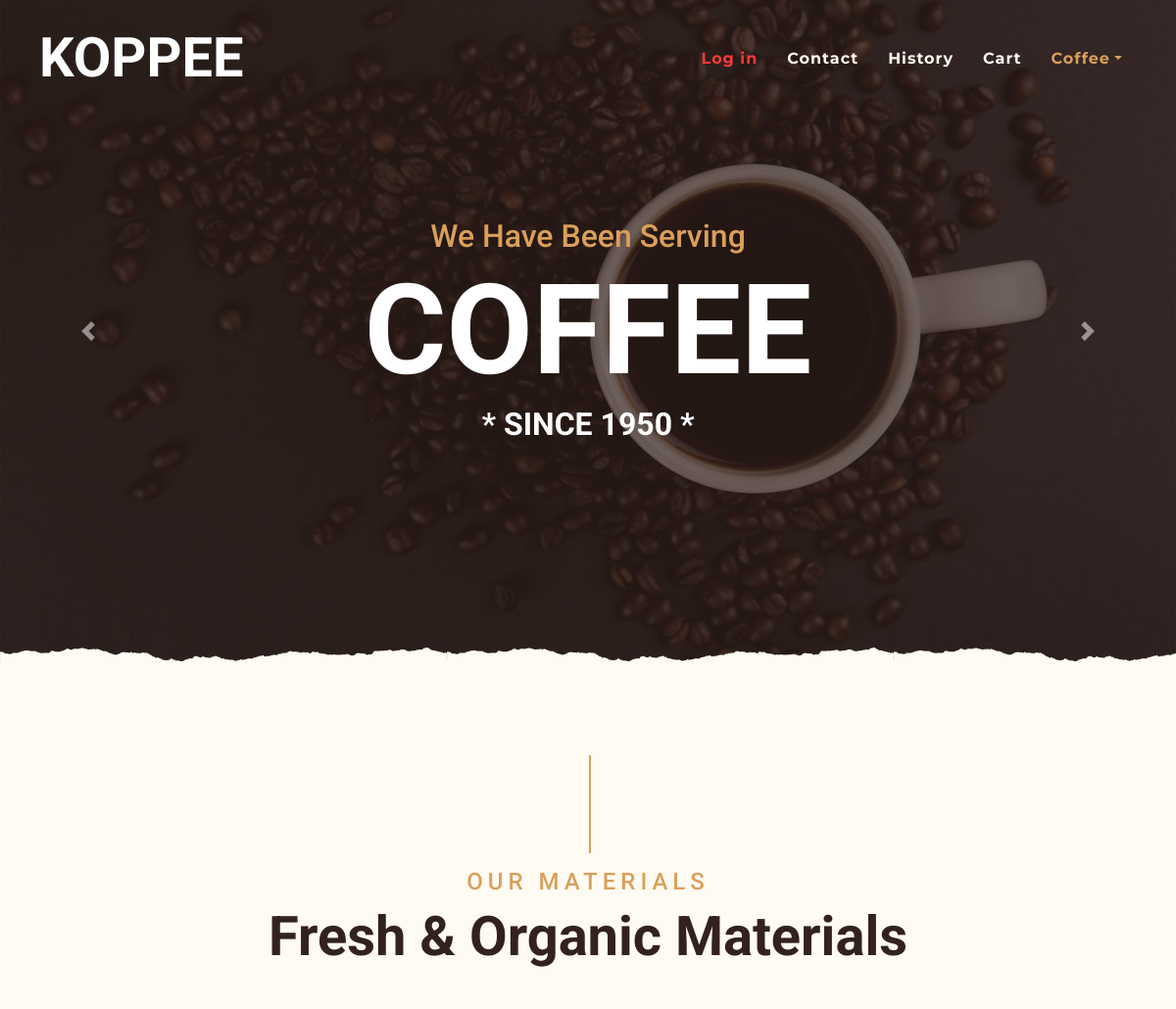
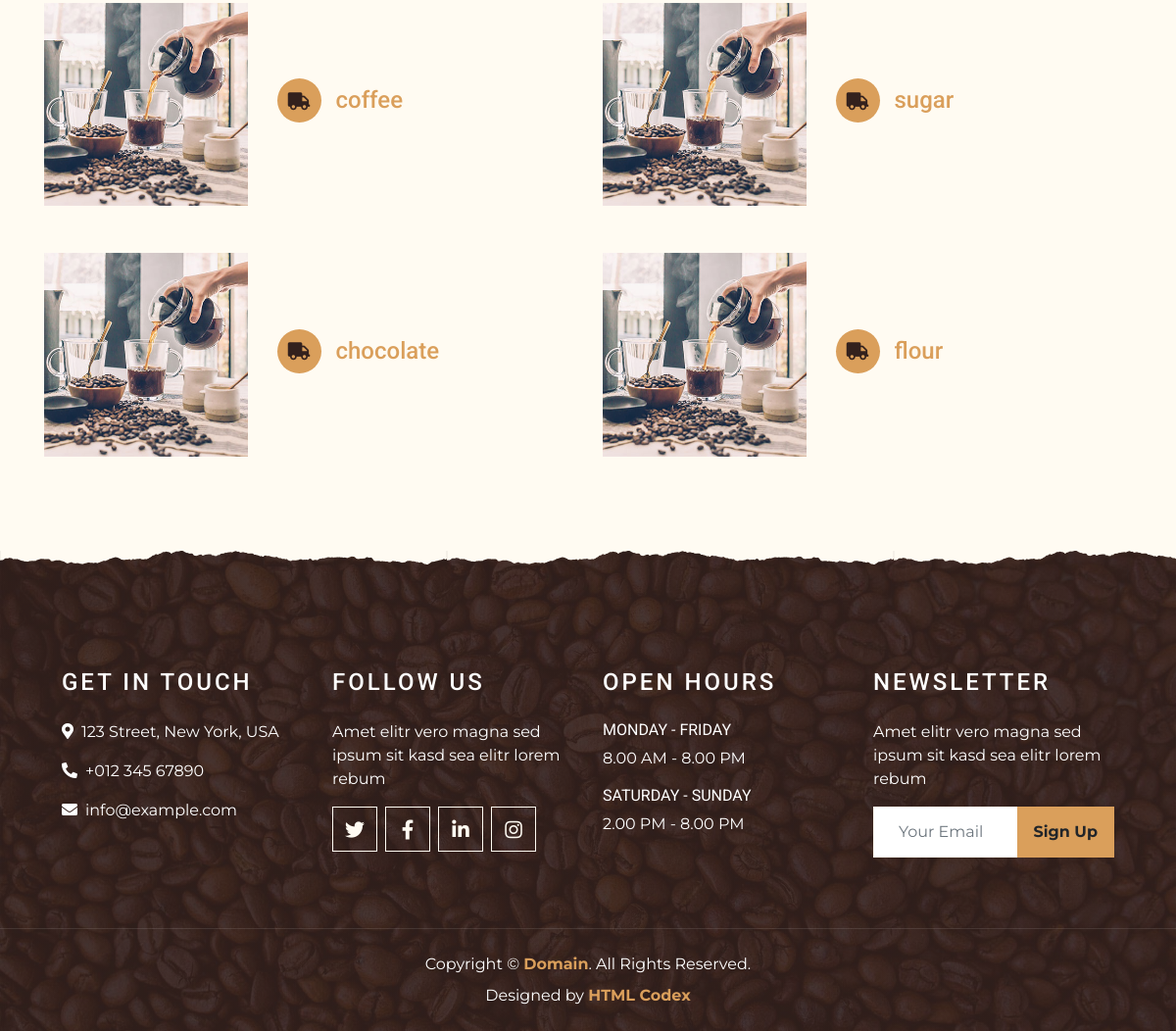
The app's page /storage/ with its own data (2 pictures, top to bottom).
### storage/models.py (models this page shows, shortened)
class Material(models.Model):
    name = models.CharField(max_length=255, null=False, blank=False, verbose_name="name")
    image = models.ImageField(blank=True)
    amount = models.BigIntegerField(default=0)
    class Meta:
        db_table = "Material"
        verbose_name = "Material"
        verbose_name_plural = "Materials"

### storage/views.py (the view)
# urls.py: path('', MaterialHomePageView.as_view(), name="materials"),
class MaterialHomePageView(ListView):
    template_name = 'storage/index.html'
    queryset = Material.objects.all()
    context_object_name = "materials"

### templates/storage/index.html (shortened to what this page needs)
{% extends 'home/base.html' %}
{% load static %}
{% block main %}
    <div class="container-fluid pt-5">
        <div class="container">
            <div class="section-title">
                <h4 class="text-primary text-uppercase" style="letter-spacing: 5px;">Our Materials</h4>
                <h1 class="display-4">Fresh & Organic Materials</h1>
            </div>
            <div class="row">
                {% for material in materials %}
                    <div class="col-lg-6 mb-5">
                        <div class="row align-items-center">
                            <div class="col-sm-5">
                                <a href="{% url 'storage:update-material' material.id %}"
                                   class="material-image-link"><img
                                        class="img-fluid mb-3 mb-sm-0"
                                        src="{% static 'base/img/service-1.jpg' %}"
                                        alt=""></a>
                            </div>
                            <div class="col-sm-7">
                                <h4><i class="fa fa-truck service-icon"></i><a
                                        href="{% url 'storage:update-material' material.id %}"
                                        class="material-name-link">{{ material.name }}</a>
                                </h4>
                            </div>
                        </div>
                    </div>
                {% endfor %}
            </div>
        </div>
    </div>
{% endblock %}

### records on screen
Material: name "coffee"
Material: name "sugar"
Material: name "chocolate"
Material: name "flour"
